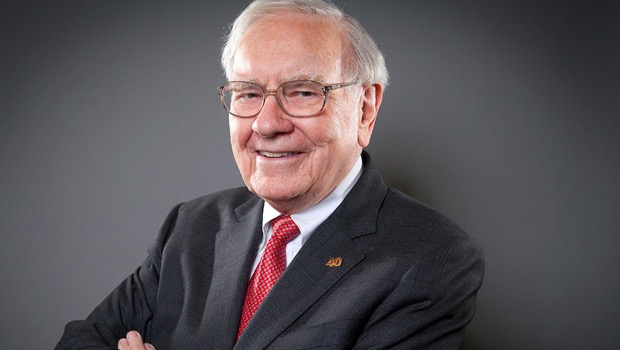
#> input picture buffett.jpg, 620 x 350 px
$ python main.py
#> lines starting #> are read from the running program, lines starting #| are printed output that depends on the picture
import cv2

image = cv2.imread("buffett.jpg")
#> image is the input picture: shape (350, 620, 3); mean B, G, R 87.9, 84.2, 90.7

grey_img = cv2.cvtColor(image, cv2.COLOR_BGR2RGB)

invet = cv2.bitwise_not(grey_img)
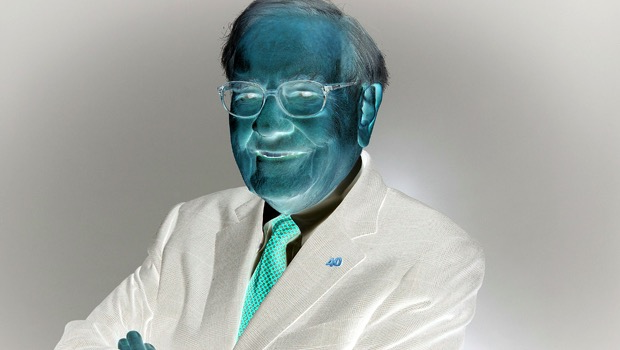
#> invet: shape (350, 620, 3); mean R, G, B 164.3, 170.8, 167.1

blur = cv2.GaussianBlur(invet, (21,21), 0)
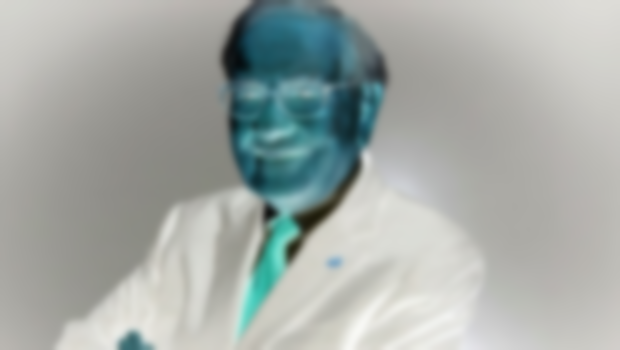
#> blur: shape (350, 620, 3); mean R, G, B 164.3, 170.8, 167.1

invertedBlur = cv2.bitwise_not(blur)
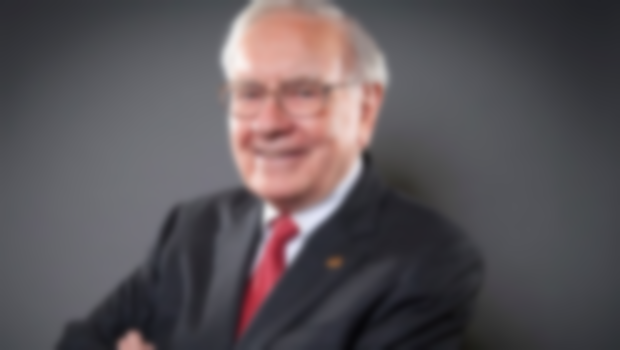
#> invertedBlur: shape (350, 620, 3); mean R, G, B 90.7, 84.2, 87.9

sketch = cv2.divide(grey_img,invertedBlur, scale = 256.0)
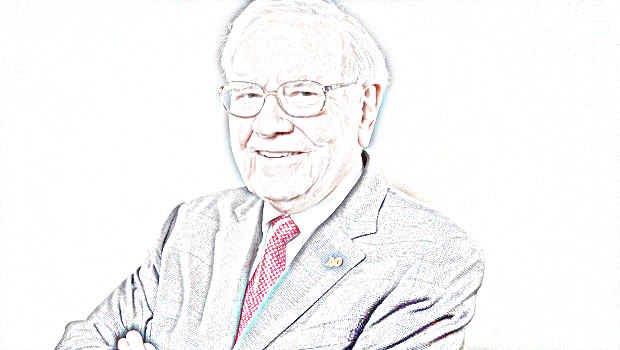
#> sketch: shape (350, 620, 3); mean R, G, B 247.4, 246.4, 247.2

cv2.imwrite("sketch.png", sketch)
